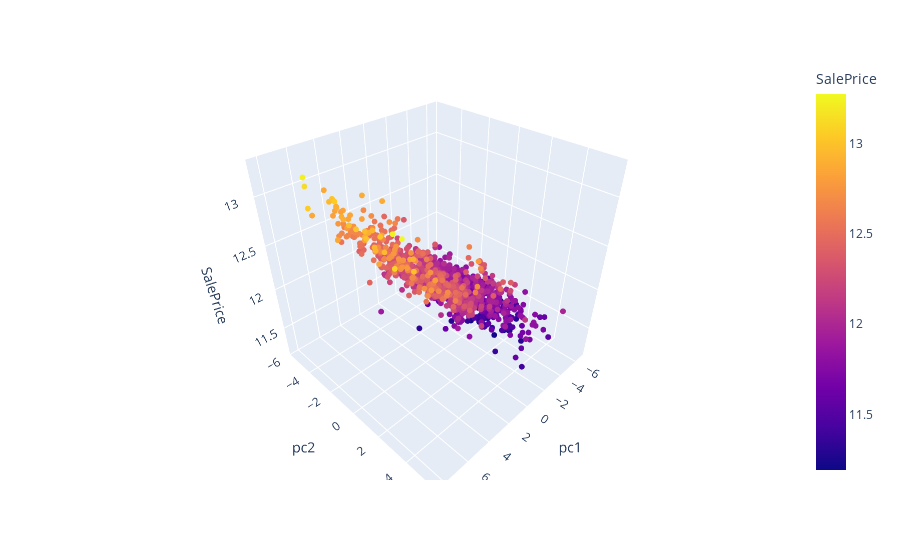

The notebook cell saved with this chart:
### Markdown cell above
## Visualization

To ensure that the transformation was made correctly and that we received something like in EDA

### Code cell
fig = px.scatter_3d(reduced, x="pc1", y="pc2", z="SalePrice", color="SalePrice")
fig.update_traces(marker_size = 2)
fig.show()

### Figure 1 — Plotly figure (JSON) as saved in the notebook; plotly's stock layout.template omitted (floating-point values rounded to 4 significant figures; data arrays with more than 128 entries replaced by an {"elided": "..."} marker saying what was removed)
{"data": [{"hovertemplate": "pc1=%{x}<br>pc2=%{y}<br>SalePrice=%{marker.color}<extra></extra>", "legendgroup": "", "marker": {"color": {"elided": "1410 float values"}, "coloraxis": "coloraxis", "size": 2, "symbol": "circle"}, "mode": "markers", "name": "", "scene": "scene", "showlegend": false, "type": "scatter3d", "x": {"elided": "1410 float values"}, "y": {"elided": "1410 float values"}, "z": {"elided": "1410 float values"}}], "layout": {"autosize": true, "coloraxis": {"colorbar": {"title": {"text": "SalePrice"}}, "colorscale": [[0, "#0d0887"], [0.1111, "#46039f"], [0.2222, "#7201a8"], [0.3333, "#9c179e"], [0.4444, "#bd3786"], [0.5556, "#d8576b"], [0.6667, "#ed7953"], [0.7778, "#fb9f3a"], [0.8889, "#fdca26"], [1, "#f0f921"]]}, "legend": {"tracegroupgap": 0}, "margin": {"t": 60}, "scene": {"aspectmode": "auto", "aspectratio": {"x": 1, "y": 1, "z": 1}, "domain": {"x": [0, 1], "y": [0, 1]}, "xaxis": {"title": {"text": "pc1"}, "type": "linear"}, "yaxis": {"title": {"text": "pc2"}, "type": "linear"}, "zaxis": {"title": {"text": "SalePrice"}, "type": "linear"}}}}
